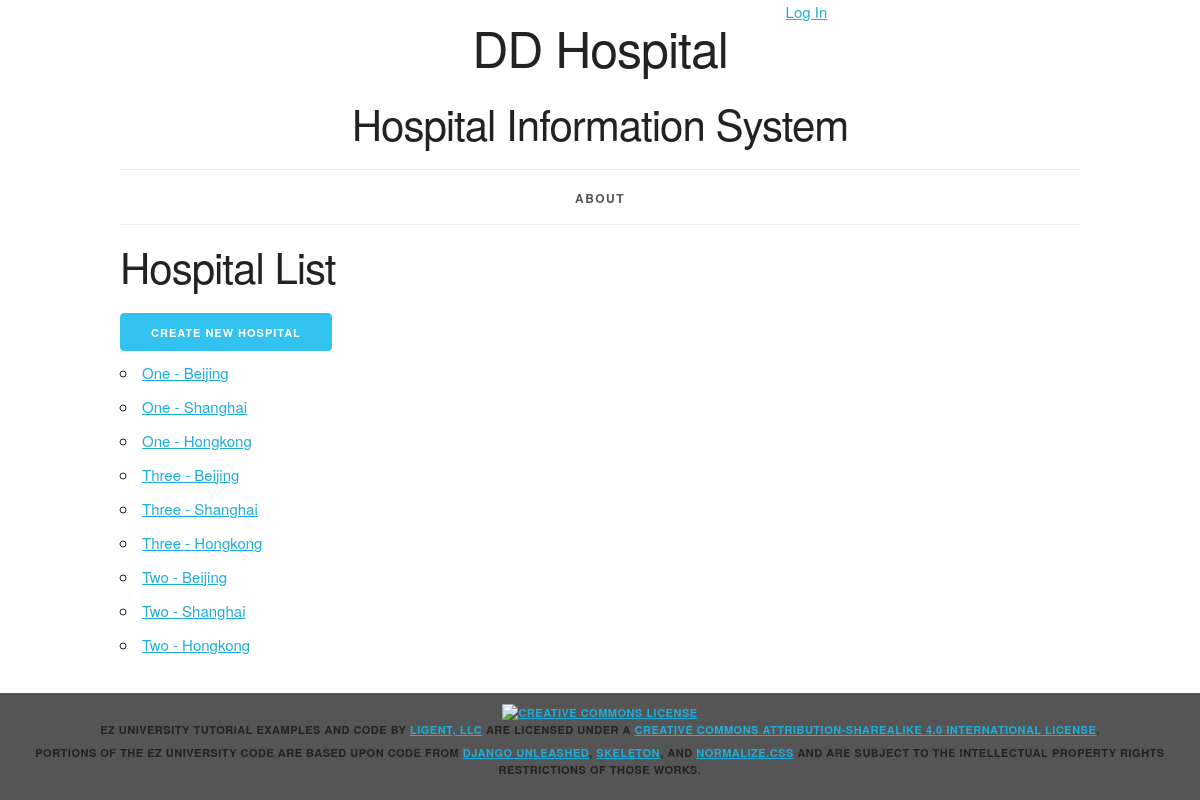
/hospital/, run on the app's committed database.
### sysinfo/models.py (models this page shows, shortened)
class Hospital(models.Model):
    hospital_id = models.AutoField(primary_key=True)
    street = models.ForeignKey(Street, related_name='hospitals', on_delete=models.PROTECT)
    city = models.ForeignKey(City, related_name='hospitals', on_delete=models.PROTECT)
    def __str__(self):
        return f'{self.street.street} - {self.city.city_name}'
    def get_absolute_url(self):
        return reverse('sysinfo_hospital_detail_urlpattern',
                       kwargs={'pk': self.pk}
                       )
    class Meta:
        ordering = ['street__street', 'city__city_sequence']
        constraints = [
            UniqueConstraint(fields=['street', 'city'], name='unique_hospital')
        ]

class Street(models.Model):
    street_id = models.AutoField(primary_key=True)
    street = models.IntegerField(unique=True)
    class Meta:
        ordering = ['street']

class City(models.Model):
    city_id = models.AutoField(primary_key=True)
    city_sequence = models.IntegerField(unique=True)
    city_name = models.CharField(max_length=45, unique=True)
    class Meta:
        ordering = ['city_sequence']

### sysinfo/views.py (the view)
class HospitalList(ListView):
    model = Hospital

### sysinfo/templates/sysinfo/hospital_list.html (shortened to what this page needs)
{% extends 'sysinfo/base.html' %}
{% block content %}
    <h2>Hospital List</h2>
    <div>
      <a href="{% url 'sysinfo_hospital_create_urlpattern' %}"
         class="button button-primary">
          Create New Hospital</a>
    </div>
    <ul>
        {% for hospital in hospital_list %}
            <li>
                <a href="{{ hospital.get_absolute_url }}">{{ hospital }}</a>
            </li>
        {% empty %}
            <li><em>There are currently no hospitals available.</em></li>
        {% endfor %}
    </ul>
{% endblock %}

### sysinfo/static/sysinfo/skeleton.css (style rules this page uses)
html { font-size: 62.5%; }
body { font-size: 1.5em; line-height: 1.6; font-weight: 400; font-family: "Raleway", "HelveticaNeue", "Helvetica Neue", Helvetica, Arial, sans-serif; color: #222; }
h1, h2, h3, h4, h5, h6 { margin-top: 0; margin-bottom: 2rem; font-weight: 300; }
h2 { font-size: 3.6rem; line-height: 1.25; letter-spacing: -.1rem; }
@media (min-width: 550px) { h2 { font-size: 4.2rem; } }
a { color: #1EAEDB; }
.button, button, input[type="submit"], input[type="reset"], input[type="button"] { display: inline-block; height: 38px; padding: 0 30px; color: #555; text-align: center; font-size: 11px; font-weight: 600; line-height: 38px; letter-spacing: .1rem; text-transform: uppercase; text-decoration: none; white-space: nowrap; background-color: transparent; border-radius: 4px; border: 1px solid #bbb; cursor: pointer; box-sizing: border-box; }
.button.button-primary, button.button-primary, input[type="submit"].button-primary, input[type="reset"].button-primary, input[type="button"].button-primary { color: #FFF; background-color: #33C3F0; border-color: #33C3F0; }
ul { list-style: circle inside; }
ol, ul { padding-left: 0; margin-top: 0; }
li { margin-bottom: 1rem; }
button, .button { margin-bottom: 1rem; }
pre, blockquote, dl, figure, table, p, ul, ol, form { margin-bottom: 2.5rem; }

### sysinfo/static/sysinfo/style.css (style rules this page uses)
html { height: 100%; background-color: #555; }
body { background-color: white; }

### data on the page
Hospital: street+city "One - Beijing"
Hospital: street+city "One - Shanghai"
Hospital: street+city "One - Hongkong"
Hospital: street+city "Three - Beijing"
Hospital: street+city "Three - Shanghai"
Hospital: street+city "Three - Hongkong"
Hospital: street+city "Two - Beijing"
Hospital: street+city "Two - Shanghai"
Hospital: street+city "Two - Hongkong"
